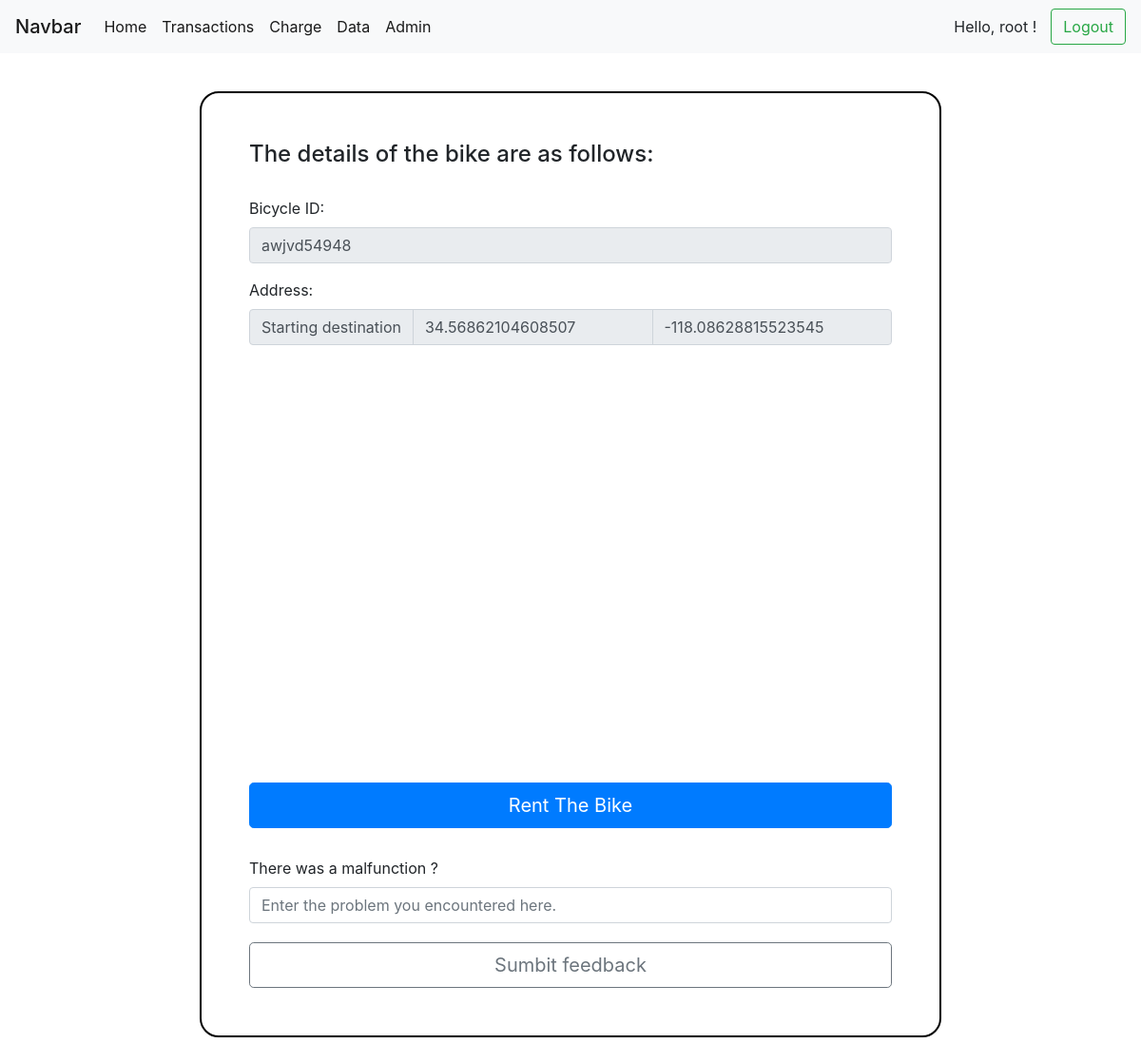
Page /detail/2/ (signed in) on the earlier database version.
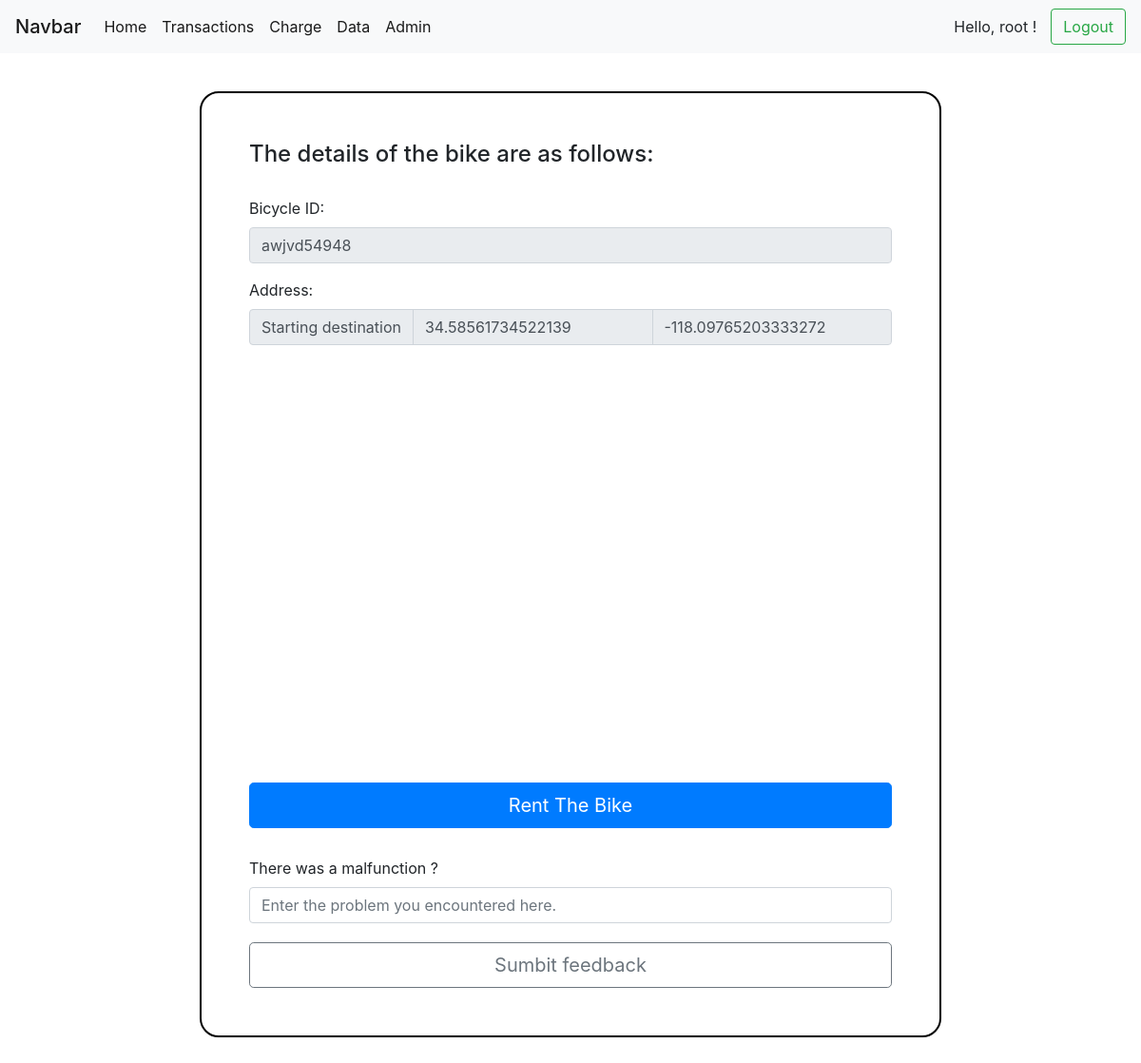
Same page on the later database version.
### bike/models.py (models this page shows, shortened)
class Bike(models.Model):
    unique = models.CharField(max_length=12, unique=True, default=uuid4().hex[:12], verbose_name="ID")
    available = models.BooleanField(default=True)
    position_lat = models.FloatField(default=0.0)
    position_lng = models.FloatField(default=0.0)
    need_repair = models.BooleanField(default=False)

### bike/views.py (the view)
# urls.py: path('detail/<int:ID>/', views.detail),
@login_required
@require_http_methods(['GET'])
def detail(request, ID):
    bike = Bike.objects.get(id=ID)
    content = {"bike": bike}
    return render(request, "bike/bike.html", content)

### bike/templates/bike/bike.html (shortened to what this page needs)
{% extends 'bike/base.html' %}
{% block content %}
<div
    style="width: 65%;margin: auto;padding: 50px;border: 2px solid black;border-radius: 20px;margin-top: 40px;margin-bottom: 40px;">
    <h4 style="margin-bottom: 30px;">The details of the bike are as follows:</h4>
    <div class="form-group">
        <label>Bicycle ID:</label>
        <input type="text" class="form-control" id="exampleInputEmail1" value="awjvd54948" readonly>
    </div>
    <div class="form-group">
        <label>Address:</label>
        <div class="input-group">
            <div class="input-group-prepend">
                <span class="input-group-text">Starting destination</span>
            </div>
            <input type="number" aria-label="First name" class="form-control" step="any" value="{{bike.position_lat}}" readonly>
            <input type="number" aria-label="Last name" class="form-control" step="any" value="{{bike.position_lng}}" readonly>
        </div>
    </div>
    <div id="map" style="height: 400px;width: 90%;margin: auto;margin-top: 30px;margin-bottom: 30px;"></div>
    {% if bike.available %}
    <button onclick="window.location.href='/rent/{{bike.id}}/'" class="btn btn-primary btn-lg btn-block" style="margin-top: 20px;">Rent The Bike</button>
    {% else %}
    <button class="btn btn-primary btn-lg btn-block" style="margin-top: 20px;" disabled>Rent The Bike</button>
    {% endif %}
    <form action="/feedback/{{bike.id}}/" method="POST">
        <div class="form-group" style="margin-top: 30px;">
            <label>There was a malfunction ?</label>
            <input type="text" name="content" class="form-control" id="finish_time" required="required"
                placeholder="Enter the problem you encountered here.">
        </div>
        <button type="submit" class="btn btn-outline-secondary btn-lg btn-block" style="margin-top: 20px;">Sumbit
            feedback</button>
    </form>
</div>
{% endblock %}

### bike/templates/bike/base.html (shortened to what this page needs)
<!DOCTYPE html>
<html lang="en">
<head>
    <link rel="stylesheet" href="https://cdn.jsdelivr.net/npm/bootstrap@4.6.0/dist/css/bootstrap.min.css">
</head>
<body>
    <nav class="navbar navbar-expand-lg navbar-light bg-light">
        <span class="navbar-brand mb-0 h1">Navbar</span>
        <div class="collapse navbar-collapse" id="navbarSupportedContent">
            <ul class="navbar-nav mr-auto">
                <li class="nav-item active">
                    <a class="nav-link" href="/">Home</a>
                </li>
                <li class="nav-item active">
                    <a class="nav-link" href="/transactions/">Transactions</a>
                </li>
                <li class="nav-item active">
                    <a class="nav-link" href="/charge/">Charge</a>
                </li>
                <li class="nav-item active">
                    <a class="nav-link" href="/chart/">Data</a>
                </li>
                <li class="nav-item active">
                    <a class="nav-link" href="/admin/">Admin</a>
                </li>
            </ul>
            {% if request.user.is_authenticated %}
            <div style="margin-right: 15px;">Hello, {{request.user}} !</div>
            <a href="/logout/"><button class="btn btn-outline-success my-2 my-sm-0" type="submit">Logout</button></a>
            {% else %}
            <a href="/login/"><button class="btn btn-outline-success my-2 my-sm-0" type="submit">Login</button></a>
            {% endif %}
        </div>
    </nav>
    {% block content %}
    {% endblock %}
</body>
</html>

Differences in the rows shown:
changed Bike: position_lat "34.56862104608507" → "34.58561734522139"; position_lng "-118.08628815523545" → "-118.09765203333272"
